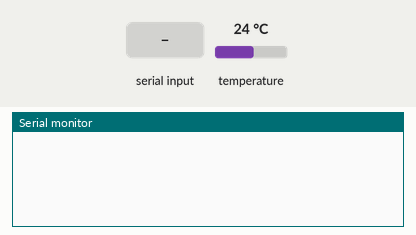
This sketch was run on a simulated Arduino Nano, built with avr-gcc and run on an emulated ATmega328P. Shown: the last lines printed to the serial monitor. The inputs (shaded band) are chosen by the test bench; at power-on: temperature 24 °C. EEPROM starts erased.

Above: at 1.2 s.
1.3 s: "showtemp" received over Serial
At 3.1 s:
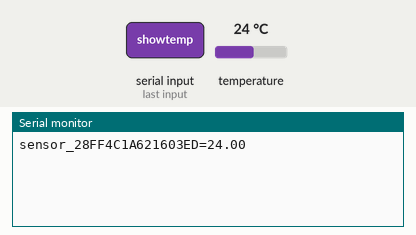
4.0 s: "showaddr" received over Serial
At 5.8 s:
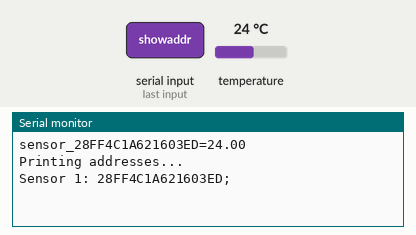
6.5 s: "help" received over Serial
At 8.3 s:
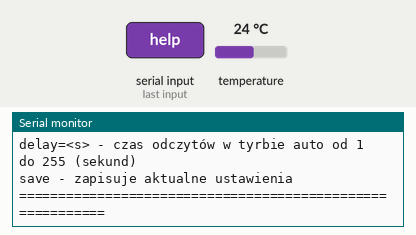
9.1 s: "save" received over Serial
At 11.5 s:
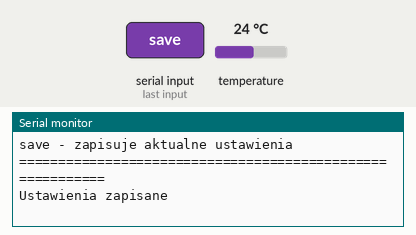
11.9 s: "delay=" received over Serial
At 13.5 s:
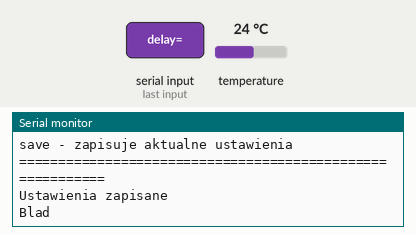

The sketch:

ds18b20.ino
```cpp
#include <OneWire.h>
#include <DallasTemperature.h>
#include <EEPROM.h>

// Arduino Nano, ATmega328P (Old Bootloader), COM3.

OneWire oneWire(10);
DallasTemperature sensors(&oneWire); //Przekazania informacji do biblioteki
int deviceCount = 0;
int interval = 1;
boolean autoshow = true;
unsigned long previousMillis = 0;

DeviceAddress Thermometer;
void setup(void) {
  Serial.begin(9600);
  sensors.begin(); //Inicjalizacja czujnikow
  autoshow = EEPROM.read(0);
  interval = EEPROM.read(1);

  if (Serial.available())
    PrintHelp();
}


void saveSettings()
{
  EEPROM.write(0, autoshow);
  EEPROM.write(1, interval);
  Serial.println(F("Ustawienia zapisane"));
}


// funkcje
void printAddress(DeviceAddress deviceAddress)
{
  for (uint8_t i = 0; i < 8; i++)
  {
    //Serial.print("0x");
    if (deviceAddress[i] < 0x10) Serial.print("0");
    Serial.print(deviceAddress[i], HEX);
    // if (i < 7) Serial.print(", ");
  }
}


void ShowTemp()
{
  for ( int i = 0; i < deviceCount; i++)
  {
    Serial.print("sensor_");
    sensors.getAddress(Thermometer, i);
    printAddress(Thermometer);
    Serial.print("=");
    Serial.print(sensors.getTempCByIndex(i));
    if (i < deviceCount - 1)
      Serial.print(";");
  }
  Serial.println();
}


void ShowAddr()
{
  Serial.println("Printing addresses...");
  for (int i = 0;  i < deviceCount;  i++)
  {
    Serial.print("Sensor ");
    Serial.print(i + 1);
    Serial.print(": ");
    sensors.getAddress(Thermometer, i);
    printAddress(Thermometer);
    Serial.println(";");
  }
}


void PrintHelp()
{
  Serial.println(F("=========================================================="));
  Serial.println(F("Pomoc dla czujnika temperatury"));
  Serial.println(F("showtemp - pokazuje temperature"));
  Serial.println(F("showaddr - pokazuje adresy czujników temp. w kolejności"));
  Serial.println(F("start - automatyczne włączenie wypisywania temperatur"));
  Serial.println(F("stop - zatrzymanie automatycznego wypisywania temperatur"));
  Serial.println(F("delay=<s> - czas odczytów w tyrbie auto od 1 do 255 (sekund)"));
  Serial.println(F("save - zapisuje aktualne ustawienia"));
  Serial.println(F("=========================================================="));
}


// main
void loop(void) {
  deviceCount = sensors.getDeviceCount();
  //Serial.print(deviceCount, DEC);
  sensors.requestTemperatures(); //Pobranie temperatury czujnika

  if (autoshow == true)
  {
    unsigned long currentMillis = millis();
    if (currentMillis - previousMillis >= (interval * 1000)) {
      // save the last time you blinked the LED
      previousMillis = currentMillis;
      ShowTemp();
    }
  }


  if (Serial.available() > 0) {
    String input = Serial.readString();
    if (input.indexOf("showtemp") >= 0)
      ShowTemp();

    if (input.indexOf("showaddr") >= 0)
      ShowAddr();
    if (input.indexOf("help") >= 0)
      PrintHelp();
    if (input.indexOf("save") >= 0)
      saveSettings();

    if (input.indexOf("stop") >= 0)
      autoshow = false;
    if (input.indexOf("start") >= 0)
      autoshow = true;
    if (input.indexOf("delay=") >= 0)
    {
      String d = input.substring(6, input.length());
      int nowydelay = d.toInt();
      if (nowydelay > 0 && nowydelay < 256)
      {
        interval = nowydelay;
        Serial.print(F("Ustawiono nowe opoxnienie na s:"));
        Serial.println(d);
      } else Serial.println(F("Blad"));
    }
  }


}
```

Measured:
- after the input at 1.3 s, the serial monitor: prints a new line after 1.2 s (image 1)
- after the input at 4.0 s, the serial monitor: prints a new line after 1.0 s (image 2)
- after the input at 6.5 s, the serial monitor: prints a new line after 1.1 s (image 3)
- after the input at 9.1 s, the serial monitor: prints a new line after 1.4 s (image 4)
- after the input at 11.9 s, the serial monitor: prints a new line after 1.1 s (image 5)
